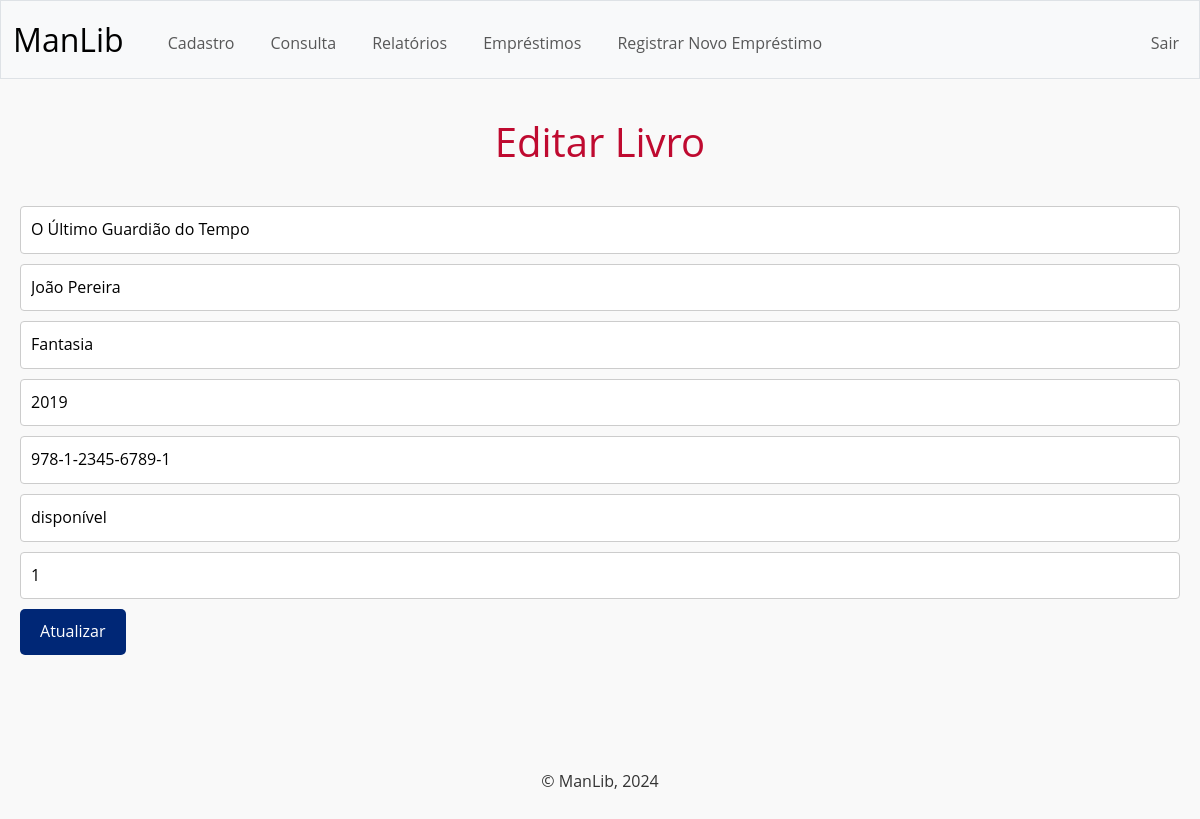
The app's page /editar_livro/3 (signed in) with its own data.
### tables this page shows
CREATE TABLE "livros" (
    livro_id INTEGER PRIMARY KEY AUTOINCREMENT,
    titulo VARCHAR(255) NOT NULL,
    autor VARCHAR(255) NOT NULL,
    genero VARCHAR(100),
    ano_de_publicacao YEAR,
    isbn VARCHAR(20) UNIQUE,
    quantidade_total INT DEFAULT 0,
    quantidade_disponivel INTEGER CHECK (quantidade_disponivel >= 0),
    quantidade_indisponivel INTEGER CHECK (quantidade_indisponivel >= 0),
    status TEXT CHECK( status IN ('disponível', 'indisponível')) NOT NULL
);

### app.py (the view)
@app.route('/editar_livro/<int:livro_id>', methods=['GET', 'POST'])
def editar_livro(livro_id):
    livro = get_livro_by_id(livro_id)  # Função que obtém o livro pelo ID
    if livro is None:
        flash('Livro não encontrado.', 'error')
        return redirect(url_for('consulta'))
    if request.method == 'POST':
        data = request.form
        update_livro(livro_id, data)
        flash('Livro atualizado com sucesso!', 'success')
        return redirect(url_for('consulta', tipo='livros'))
    return render_template('editar_livro.html', livro=livro)

### app.py (called while the page is built)
@app.before_request
def check_session():
    if 'user_agent' not in session:
        session['user_agent'] = request.user_agent.string
    if 'ip' not in session:
        session['ip'] = request.remote_addr
    if session['user_agent'] != request.user_agent.string or session['ip'] != request.remote_addr:
        session.clear()

### consulta.py (called while the page is built)
def get_db_connection():
    conn = sqlite3.connect('manlib.db')
    conn.row_factory = sqlite3.Row
    return conn

def get_livro_by_id(livro_id):
    conn = get_db_connection()
    cursor = conn.cursor()
    cursor.execute('SELECT * FROM livros WHERE livro_id = ?', (livro_id,))
    livro = cursor.fetchone()  # Pega o primeiro resultado
    conn.close()
    return livro

### templates/editar_livro.html (shortened to what this page needs)
{% extends "layout.html" %}
{% block main %}
    <h1>Editar Livro</h1>
    <form method="POST">
        <input type="text" name="titulo" value="{{ livro['titulo'] }}" required>
        <input type="text" name="autor" value="{{ livro['autor'] }}" required>
        <input type="text" name="genero" value="{{ livro['genero'] }}" required>
        <input type="text" name="ano_de_publicacao" value="{{ livro['ano_de_publicacao'] }}" required>
        <input type="text" name="isbn" value="{{ livro['isbn'] }}" required>
        <input type="text" name="status" value="{{ livro['status'] }}" required>
        <input type="number" name="quantidade_disponivel" value="{{ livro['quantidade_disponivel'] }}" required>
        <button type="submit">Atualizar</button>
    </form>
{% endblock %}

### static/styles.css (style rules this page uses)
* { margin: 0; padding: 0; box-sizing: border-box; }
body { font-family: 'Open Sans', sans-serif; background-color: #f9f9f9; color: #333; line-height: 1.6; padding: 0; padding-top: 70px; }
h1, h2, h3 { color: #BF0A30; text-align: center; margin-bottom: 40px; }
button { background-color: #002776; color: white; padding: 10px 20px; border: none; border-radius: 5px; cursor: pointer; }
form { margin: 20px 0; }
form input, form select, form textarea { width: 100%; padding: 10px; margin-bottom: 10px; border: 1px solid #ccc; border-radius: 4px; }

### records on screen
livros: titulo "O Último Guardião do Tempo", autor "João Pereira", genero "Fantasia", ano_de_publicacao "2019", isbn "978-1-2345-6789-1", status "disponível", quantidade_disponivel "1"
